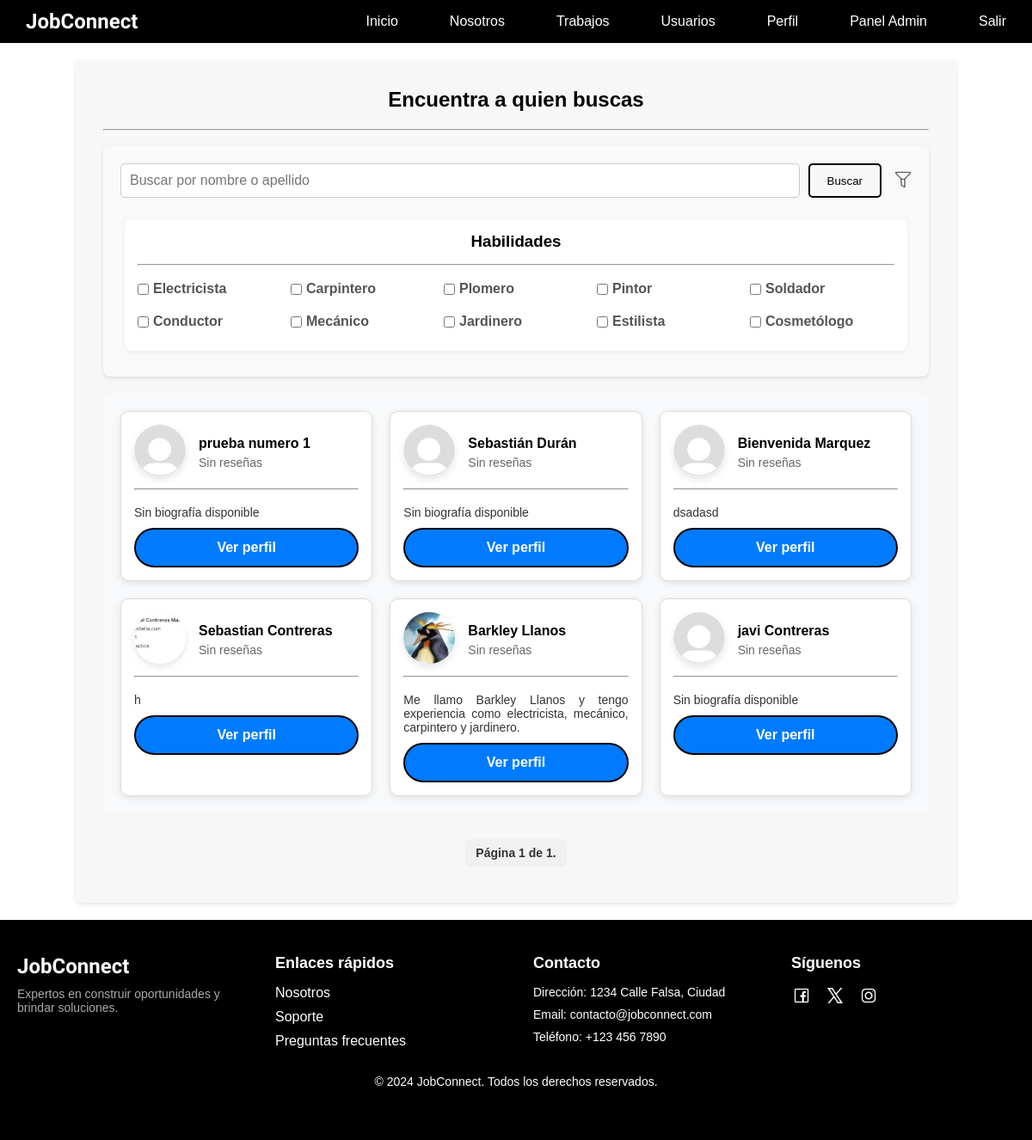
The app's page /usuarios/usuarios/lista/ (signed in), older data.
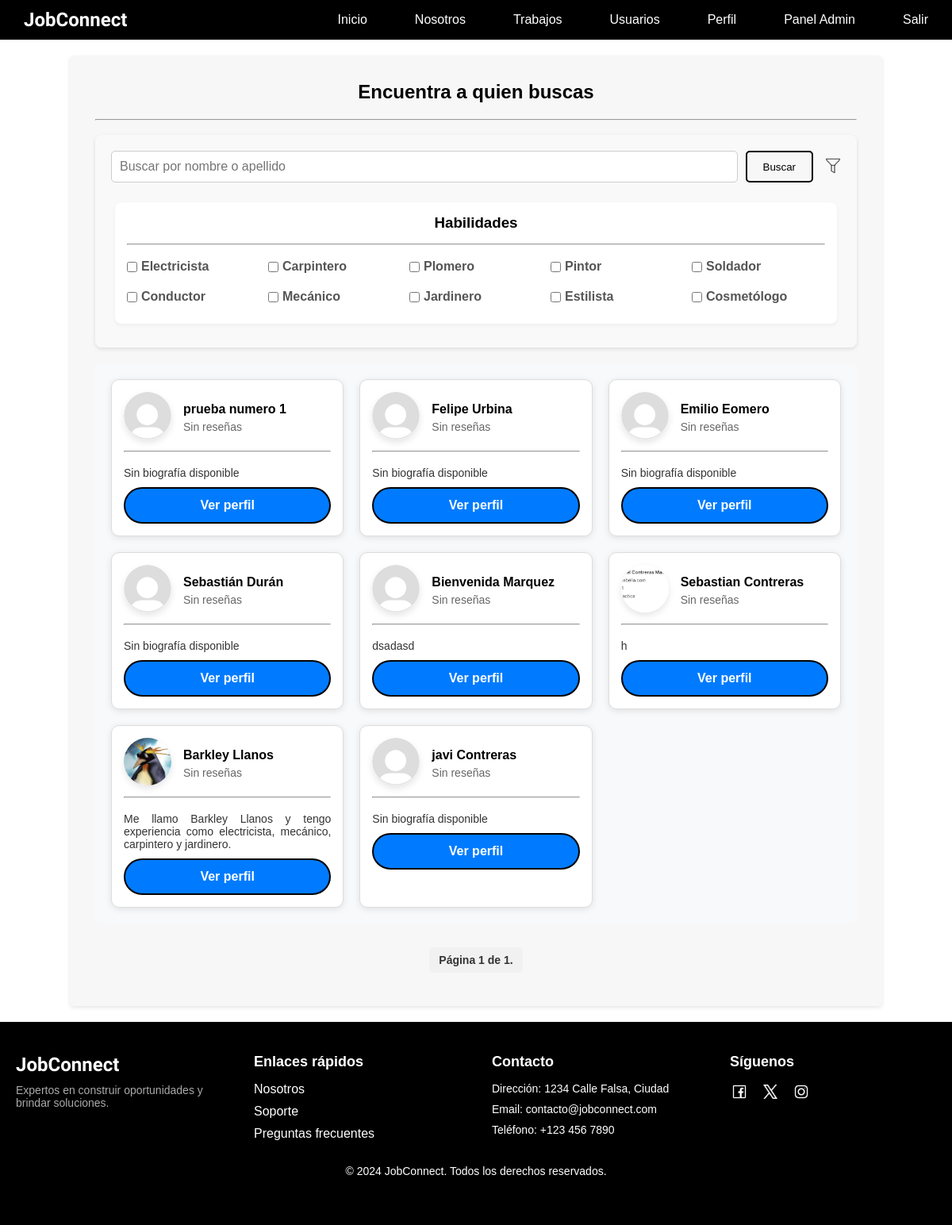
The same page, newer data.
### usuarios/models.py (models this page shows, shortened)
class Habilidades(models.Model):
    nombre = models.CharField(max_length=50, unique=True)

class CustomUser(AbstractBaseUser, PermissionsMixin):
    NATIONALITY_CHOICES = [
        ('CL', 'Chilena'),
        ('AR', 'Argentina'),
        ('BR', 'Brasileña'),
        ('VE', 'Venezolana'),
        ('PE', 'Peruana'),
        ('CO', 'Colombiana'),
    ]
    GENERO_CHOICES = [
        ('M', 'Masculino'),
        ('F', 'Femenino'),
        ('O', 'Otro')
    ]
    email = models.EmailField(unique=True)
    rut = models.CharField(max_length=12)
    first_name = models.CharField(max_length=30)
    s_nombre = models.CharField(max_length=30, blank=True, null=True)
    last_name = models.CharField(max_length=30)
    s_apellido = models.CharField(max_length=30, blank=True, null=True)
    fecha_nacimiento = models.DateField(validators=[validar_fecha_nacimiento])
    region = models.ForeignKey(Region, on_delete=models.SET_NULL, null=True, blank=True)
    comuna = models.ForeignKey(Comuna, on_delete=models.SET_NULL, null=True, blank=True)
    bio = models.TextField(max_length=500, blank=True)
    foto_perfil = models.ImageField(upload_to='perfiles/', null=True, blank=True)
    numero_telefono = models.CharField(
        max_length=15,
        validators=[RegexValidator(r'^\+?1?\d{9,15}$', message="El número debe estar en el formato: +999999999")]
    )
    genero = models.CharField(max_length=1, choices=GENERO_CHOICES)
    nacionalidad = models.CharField(max_length=15, choices=NATIONALITY_CHOICES)
    instagram = models.URLField(max_length=150, blank=True, null=True)
    facebook = models.URLField(max_length=150, blank=True, null=True)
    trabajos_realizados = models.PositiveIntegerField(default=0)
    trabajos_solicitados = models.PositiveIntegerField(default=0)
    is_active = models.BooleanField(default=True)
    is_staff = models.BooleanField(default=False)
    habilidades = models.ManyToManyField('Habilidades', blank=True)
    USERNAME_FIELD = 'email'
    REQUIRED_FIELDS = ['rut', 'first_name', 'last_name', 'fecha_nacimiento', 'numero_telefono', 'genero', 'nacionalidad']
    objects = CustomUserManager()
    groups = models.ManyToManyField('auth.Group', related_name='customuser_set', blank=True)
    user_permissions = models.ManyToManyField('auth.Permission', related_name='customuser_set', blank=True)

### usuarios/views.py (the view)
# urls.py: path('usuarios/lista/', views.listar_usuarios, name='lista_usuarios'),
@login_required
def listar_usuarios(request):
    query = request.GET.get('query', '')
    habilidades_seleccionadas = request.GET.getlist('habilidades')
    calificacion_minima = request.GET.get('calificacion_minima')
    orden = request.GET.get('orden', 'desc')
    region_seleccionada = request.GET.get('region', '')  # Filtro por región
    comuna_seleccionada = request.GET.get('comuna', '')  # Filtro por comuna
    habilidades_seleccionadas = [int(hab) for hab in habilidades_seleccionadas if hab.isdigit()]
    usuarios = CustomUser.objects.exclude(id=request.user.id)
    if query:
        usuarios = usuarios.filter(first_name__icontains=query) | usuarios.filter(last_name__icontains=query)
    if habilidades_seleccionadas:
        usuarios = usuarios.filter(habilidades__id__in=habilidades_seleccionadas).distinct()
    if region_seleccionada and region_seleccionada != 'None':
        usuarios = usuarios.filter(region__id=region_seleccionada)
    if comuna_seleccionada and comuna_seleccionada != 'None':
        usuarios = usuarios.filter(comuna__id=comuna_seleccionada)
    usuarios = usuarios.annotate(
        calificacion_promedio=Coalesce(Avg('reseñas_recibidas__calificacion', output_field=FloatField()), Value(0.0))
    )
    if calificacion_minima and calificacion_minima != 'None':
        usuarios = usuarios.filter(calificacion_promedio__gte=float(calificacion_minima))
    usuarios = usuarios.order_by('-calificacion_promedio' if orden == 'desc' else 'calificacion_promedio')
    paginator = Paginator(usuarios, 9)  # Muestra 10 usuarios por página
    page_number = request.GET.get('page')  # Obtiene el número de página de la consulta
    usuarios_paginated = paginator.get_page(page_number)
    habilidades = Habilidades.objects.all()
    regiones = Region.objects.all()  # Obtén todas las regiones
    comunas = Comuna.objects.filter(region_id=region_seleccionada) if region_seleccionada else Comuna.objects.none()# Obtén todas las comunas
    return render(request, 'usuarios/lista_usuarios.html', {
        'usuarios': usuarios_paginated,
        'query': query,
        'habilidades': habilidades,
        'habilidades_seleccionadas': habilidades_seleccionadas,
        'calificacion_minima': calificacion_minima,
        'orden': orden,
        'regiones': regiones,  # Enviar regiones al template
        'comunas': comunas,    # Enviar comunas al template
        'region_seleccionada': region_seleccionada,  # Para mantener la selección
        'comuna_seleccionada': comuna_seleccionada,  # Para mantener la selección
    })

### usuarios/templates/usuarios/lista_usuarios.html (shortened to what this page needs)
{% extends 'core/base.html' %}
{% load static %}
{% block extra_css %}
    <link rel="stylesheet" href="https://cdnjs.cloudflare.com/ajax/libs/lightbox2/2.11.5/css/lightbox.min.css"
 />
    <link rel="stylesheet" type="text/css" href="{% static 'usuarios/css/listar_usuarios.css' %}">
{% endblock %}
{% block content %}
<div class="container">
    <h1 class="titulo">Encuentra a quien buscas</h1>
    <hr class="divider">
    <br>
    <div class="filter-form">
        <form method="get" action="{% url 'lista_usuarios' %}" class="form-container">
            <div class="search-bar">
                <input type="text" name="query" placeholder="Buscar por nombre o apellido" value="{{ query|default:'' }}">
                <button type="submit">Buscar</button>
                <button class="filter-toggle" type="button" onclick="toggleFilters()">
                    <img id="filter-icon" src="{% static 'usuarios/images/embu1.png' %}" alt="Más Filtros" width="20" height="20">
                </button>
            </div>
            <div class="filter-section habilidades">
                <h3>Habilidades</h3>
                <hr class="divider">
                <br>
                <div class="checkbox-group">
                    {% for habilidad in habilidades %}
                        <label>
                            <input type="checkbox" name="habilidades" value="{{ habilidad.id }}"
                                {% if habilidad.id|stringformat:"i" in habilidades_seleccionadas %}checked{% endif %}>
                            {{ habilidad.nombre }}
                        </label>
                    {% endfor %}
                </div>
            </div>
        </form>
    </div>
    <div class="user-list">
        <ul>
            {% for usuario in usuarios %}
                <li class="user-list-item">
                    <div class="user-info">
                        <div class="user-header">
                            {% if usuario.foto_perfil %}
                                <a href="{{ usuario.foto_perfil.url }}" data-lightbox="perfil" data-title="Foto de {{ usuario.first_name }}">
                                    <img src="{{ usuario.foto_perfil.url }}" alt="Foto de {{ usuario.first_name }}" class="profile-image">
                                </a>
                            {% else %}
                                <a href="{% static 'images/foto_perfil_defecto.svg' %}" data-lightbox="perfil" data-title="Foto de perfil por defecto">
                                    <img src="{% static 'images/foto_perfil_defecto.svg' %}" alt="Foto de perfil por defecto" class="profile-image">
                                </a>
                            {% endif %}
                            <div class="user-details">
                                <strong>{{ usuario.first_name }} {{ usuario.last_name }}</strong>
                                <p class="user-rating">
                                    {% if usuario.calificacion_promedio == 0 %}
                                        Sin reseñas
                                    {% else %}
                                        {{ usuario.calificacion_promedio|floatformat:1 }} ★
                                    {% endif %}
                                </p>
                            </div>
                        </div>
                        <hr class="divider">
                        <br>
                        <p class="user-bio">
                            {{ usuario.bio|default:"Sin biografía disponible"|slice:":100" }}{% if usuario.bio|length > 100 %}...{% endif %}
                        </p>
                        <a class="btn view-profile" href="{% url 'perfil_publico' usuario.id %}">Ver perfil</a>
                    </div>
                </li>
            {% endfor %}
        </ul>
    </div>
    <div class="pagination">
        <span class="step-links">
            <span class="current">
                Página {{ usuarios.number }} de {{ usuarios.paginator.num_pages }}.
            </span>
        </span>
    </div>
</div>
{% endblock %}

### core/templates/core/base.html (shortened to what this page needs)
{% load static %}
<!DOCTYPE html>
<html lang="es">
<head>
    <link rel="stylesheet" type="text/css" href="{% static 'core/css/base.css' %}">
    {% block extra_css %}{% endblock %}
</head>
<body>
    <header>
        <nav>
            <ul>
                <li class="icon"><h1>JobConnect</h1></li>
                <li class="hideOnMobile"><a href="{% url 'home' %}">Inicio</a></li>
                <li class="hideOnMobile"><a href="{% url 'nosotros' %}">Nosotros</a></li>
                {% if request.user.is_authenticated %}
                    <li class="hideOnMobile"><a href="{% url 'trabajos' %}">Trabajos</a></li>
                    <li class="hideOnMobile"><a href="{% url 'lista_usuarios' %}">Usuarios</a></li>
                    <li class="hideOnMobile"><a href="{% url 'perfil' %}">Perfil</a></li>
                    {% if request.user.is_staff %}
                    <li><a href="{% url 'gestionar_entidades' %}">Panel Admin</a></li>
                    {% endif %}
                    <li class="hideOnMobile"><a href="{% url 'exit' %}">Salir</a></li>
                {% else %}
                    <li class="hideOnMobile"><a href="{% url 'login' %}">Ingresar</a></li>
                {% endif %}
            </ul>
        </nav>
    </header>
    {% block content %}{% endblock %}
    <footer>
        <div class="footer-container">
            <div class="footer-logo">
                <h2>JobConnect</h2>
                <p>Expertos en construir oportunidades y brindar soluciones.</p>
            </div>
            <div class="footer-links">
                <h3>Enlaces rápidos</h3>
                <ul>
                    <li><a href="{% url 'nosotros' %}">Nosotros</a></li>
                    <li><a href="{% url 'soporte' %}">Soporte</a></li>
                    <li><a href="{% url 'preguntas_frecuentes' %}">Preguntas frecuentes</a></li>
                </ul>
            </div>
            <div class="footer-contact">
                <h3>Contacto</h3>
                <p>Dirección: 1234 Calle Falsa, Ciudad</p>
                <p>Email: contacto@jobconnect.com</p>
                <p>Teléfono: +123 456 7890</p>
            </div>
            <div class="footer-social">
                <h3>Síguenos</h3>
                <ul>
                    <li><a href="#"><img src="{% static 'core/images/face.png' %}" alt="Facebook"></a></li>
                    <li><a href="#"><img src="{% static 'core/images/twit.png' %}" alt="Twitter"></a></li>
                    <li><a href="#"><img src="{% static 'core/images/insta.png' %}" alt="LinkedIn"></a></li>
                </ul>
            </div>
        </div>
        <div class="footer-bottom">
            <p>© 2024 JobConnect. Todos los derechos reservados.</p>
        </div>
    </footer>
</body>
</html>

### core/static/core/css/base.css (style rules this page uses)
* { margin: 0; padding: 0; }
body { min-height: 100vh; font-family: 'Arial', 'Helvetica', sans-serif; }
nav { background-color: black; box-shadow: 3px 3px 5px rgba(255, 255, 255, 0.1); }
nav ul { width: 100%; list-style: none; display: flex; justify-content: flex-end; align-items: center; }
nav li { height: 50px; }
nav a { height: 100%; padding: 0 30px; text-decoration: none; display: flex; align-items: center; color: white; }
.icon { margin-right: auto; height: 100%; padding: 0 30px; text-decoration: none; display: flex; align-items: center; color: white; font-family: 'Prompt', sans-serif; font-weight: bold; }
footer { background-color: black; color: #fff; padding: 40px 0; font-family: 'Arial', 'Helvetica', sans-serif; }
.footer-container { display: flex; justify-content: space-between; max-width: 1200px; margin: 0 auto; flex-wrap: wrap; }
.footer-logo { flex: 1; margin: 0 20px; }
.footer-logo h2 { font-size: 24px; font-family: 'Prompt', sans-serif; font-weight: bold; }
.footer-logo p { font-size: 14px; margin-top: 10px; color: #aaa; }
.footer-links, .footer-contact, .footer-social { flex: 1; margin: 0 20px; }
.footer-links h3, .footer-contact h3, .footer-social h3 { font-size: 18px; margin-bottom: 15px; }
.footer-links ul, .footer-social ul { list-style: none; padding: 0; }
.footer-links ul li, .footer-social ul li { margin-bottom: 10px; }
.footer-links ul li a { color: #fff; text-decoration: none; }
.footer-contact p { font-size: 14px; margin-bottom: 10px; }
.footer-social ul { display: flex; gap: 15px; }
.footer-social ul li img { width: 24px; height: 24px; transition: opacity 0.3s ease; }
.footer-bottom { background-color: black; padding: 20px 0; text-align: center; }
.footer-bottom p { margin: 0; font-size: 14px; color: white; }

Row changes from the older to the newer data that the page shows:
added CustomUser: first_name "Felipe", last_name "Urbina", shows "Sin reseñas", bio "Sin biografía disponible"
added CustomUser: first_name "Emilio", last_name "Eomero", shows "Sin reseñas", bio "Sin biografía disponible"
